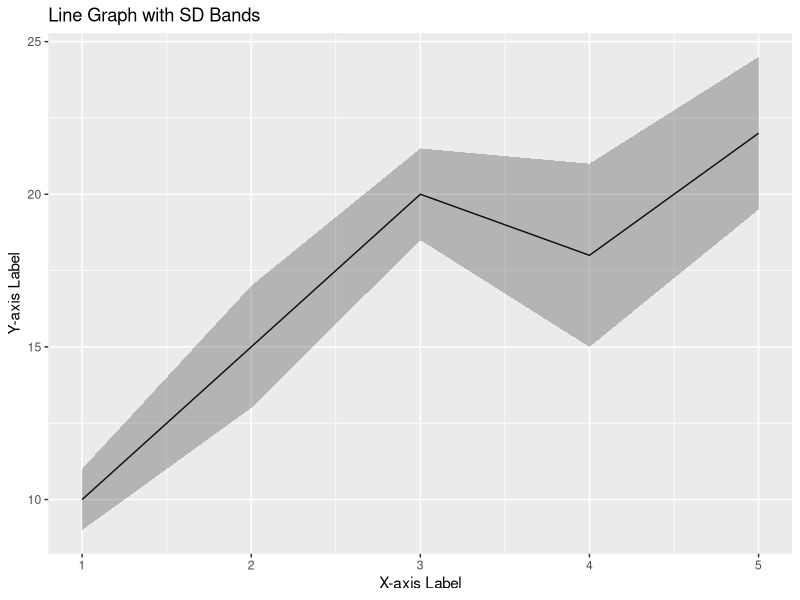
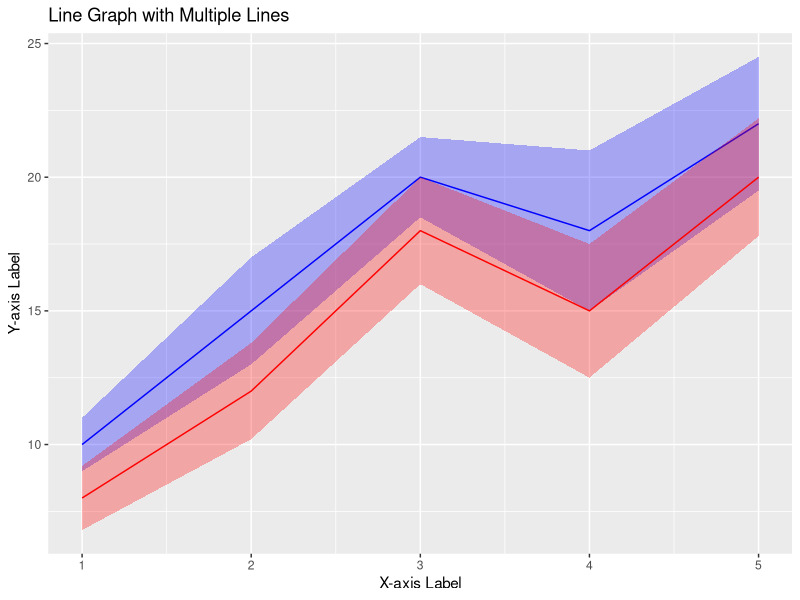
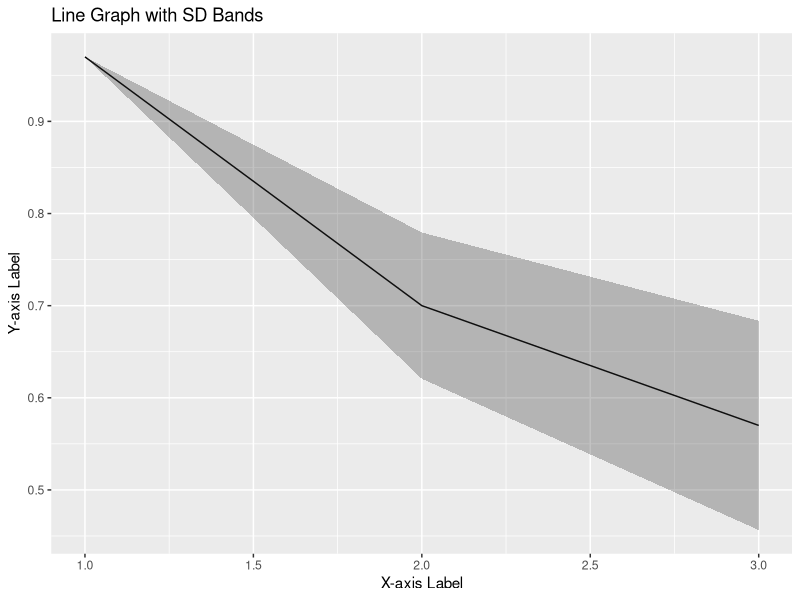
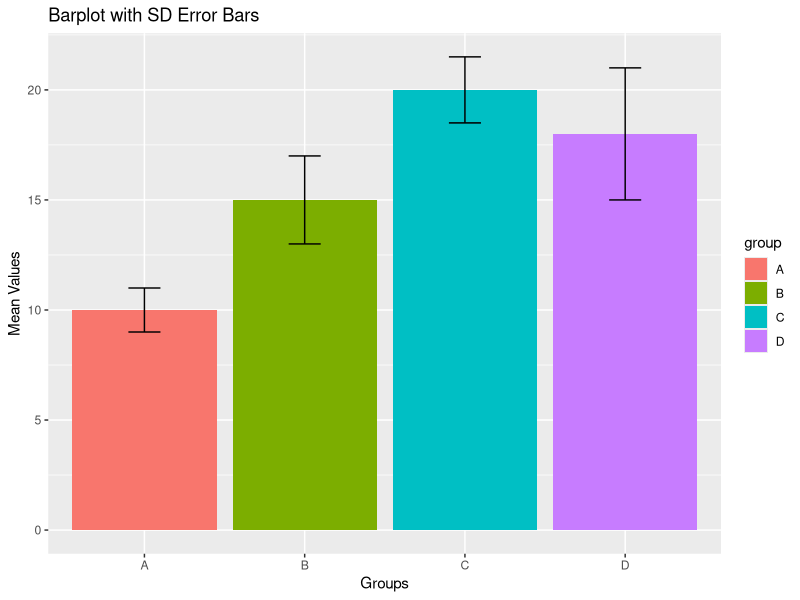
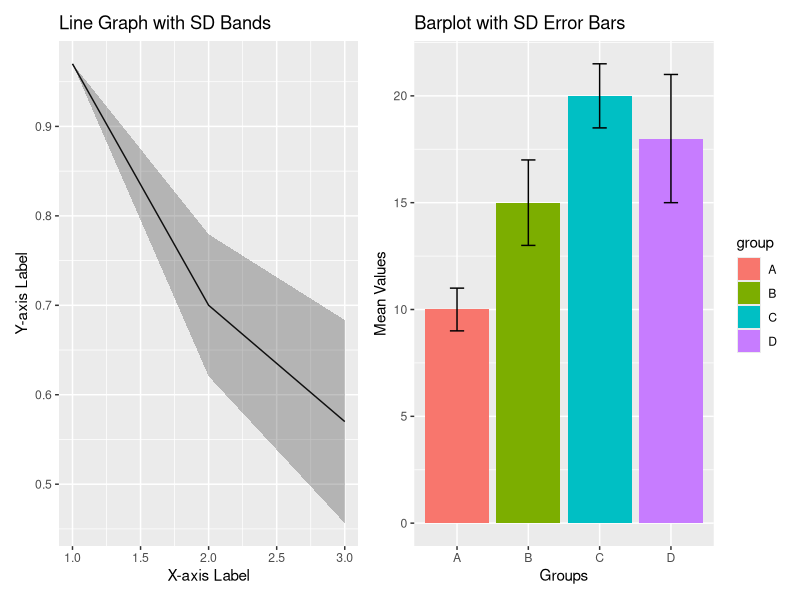

R code for these plots, in order:
## ---- chunk 1
knitr::opts_chunk$set(echo = TRUE)
## ---- chunk 2
if (!requireNamespace("ggplot2", quietly = TRUE)) {
  # If not installed, install the package
  install.packages(package_name)
}
library(ggplot2)

# Example data frame
# Replace this with your actual data
data <- data.frame(
  x = c(1, 2, 3, 4, 5),
  y = c(10, 15, 20, 18, 22),
  sd = c(1, 2, 1.5, 3, 2.5)
)

head(data)

# Create the line graph with SD bands
ggplot(data, aes(x = x, y = y)) +
  geom_line() +
  geom_ribbon(aes(ymin = y - sd, ymax = y + sd), alpha = 0.3) +
  labs(title = "Line Graph with SD Bands",
       x = "X-axis Label",
       y = "Y-axis Label")
## ---- chunk 3
# Load the ggplot2 library
if (!requireNamespace("ggplot2", quietly = TRUE)) {
  # If not installed, install the package
  install.packages(package_name)
}
library(ggplot2)

# Example data frame for line 1
data1 <- data.frame(
  x = c(1, 2, 3, 4, 5),
  y = c(10, 15, 20, 18, 22),
  sd = c(1, 2, 1.5, 3, 2.5)
)

head(data1)

# Example data frame for line 2
data2 <- data.frame(
  x = c(1, 2, 3, 4, 5),
  y = c(8, 12, 18, 15, 20),
  sd = c(1.2, 1.8, 2, 2.5, 2.2)
)

head(data2)

# Create the line graph with multiple lines
ggplot() +
  geom_line(data = data1, aes(x = x, y = y), color = "blue") +
  geom_ribbon(data = data1, aes(x = x, ymin = y - sd, ymax = y + sd), alpha = 0.3, fill = "blue") +
  geom_line(data = data2, aes(x = x, y = y), color = "red") +
  geom_ribbon(data = data2, aes(x = x, ymin = y - sd, ymax = y + sd), alpha = 0.3, fill = "red") +
  labs(title = "Line Graph with Multiple Lines",
       x = "X-axis Label",
       y = "Y-axis Label")
## ---- chunk 4
kData = read.csv("KatherineData.csv")

dim(kData)
head(kData)

## ---- chunk 5
# Remove the sample column from the data
kData2 = kData
kData2$Sample <- NULL

# Make a dataframe
kData3 = data.frame(Day = c(1,2,3),
                    Control_means = colMeans(kData2[1:3,1:3]),
                    Control_sds = apply(kData2[1:3,1:3], 2, sd),
                    Exp_2.5ul_means = colMeans(kData2[4:6,1:3]),
                    Exp_2.5ul_sds = apply(kData2[4:6,1:3], 2, sd),
                    Exp_5ul_means = colMeans(kData2[7:9,1:3]),
                    Exp_5ul_sds = apply(kData2[7:9,1:3], 2, sd),
                    Exp_10ul_means = colMeans(kData2[10:12,1:3]),
                    Exp_10ul_sds = apply(kData2[10:12,1:3], 2, sd))

## ---- chunk 6
new_labels = c("Day0", " ", "Day3", " ", "Day6")

# Create the line graph with SD bands
ggplot(kData3, aes(x = Day, y = Control_means)) +
  geom_line() +
  #scale_x_discrete(breaks = c(1.0, 1.5, 2.0, 2.5, 3.0), labels =  new_labels) +
  geom_ribbon(aes(ymin = Control_means - Control_sds, ymax = Control_means + Control_sds), alpha = 0.3) +
  labs(title = "Line Graph with SD Bands",
       x = "X-axis Label",
       y = "Y-axis Label")
## ---- chunk 7
# Load the ggplot2 library
if (!requireNamespace("ggplot2", quietly = TRUE)) {
  # If not installed, install the package
  install.packages(package_name)
}
library(ggplot2)

# Example data frame
# Replace this with your actual data
data <- data.frame(
  group = c("A", "B", "C", "D"),
  mean = c(10, 15, 20, 18),
  sd = c(1, 2, 1.5, 3)
)

head(data)

# Create the barplot with SD error bars
ggplot(data, aes(x = group, y = mean, fill = group)) +
  geom_bar(stat = "identity", position = "dodge") +
  geom_errorbar(aes(ymin = mean - sd, ymax = mean + sd), width = 0.2, position = position_dodge(width = 0.9)) +
  labs(title = "Barplot with SD Error Bars",
       x = "Groups",
       y = "Mean Values")
## ---- chunk 8
if (!requireNamespace("patchwork", quietly = TRUE)) {
  # If not installed, install the package
  install.packages(package_name)
}
library(patchwork)

plot1 = ggplot(kData3, aes(x = Day, y = Control_means)) +
  geom_line() +
  #scale_x_discrete(breaks = c(1.0, 1.5, 2.0, 2.5, 3.0), labels =  new_labels) +
  geom_ribbon(aes(ymin = Control_means - Control_sds, ymax = Control_means + Control_sds), alpha = 0.3) +
  labs(title = "Line Graph with SD Bands",
       x = "X-axis Label",
       y = "Y-axis Label")

plot2 = ggplot(data, aes(x = group, y = mean, fill = group)) +
  geom_bar(stat = "identity", position = "dodge") +
  geom_errorbar(aes(ymin = mean - sd, ymax = mean + sd), width = 0.2, position = position_dodge(width = 0.9)) +
  labs(title = "Barplot with SD Error Bars",
       x = "Groups",
       y = "Mean Values")

plot1 + plot2
## ---- chunk 9
# Read in data
geneData = read.csv("MoreGenes_FPKM.csv")

# Get dimensions
dim(geneData)

# Look at the data
head(geneData)


# Make new dataset and calculate average and standard defiation for 4 genes



# Make barplot for 4 genes
## ---- chunk 10
if (!requireNamespace("patchwork", quietly = TRUE)) {
  # If not installed, install the package
  install.packages(package_name)
}
library(patchwork)

# Make your plots here
